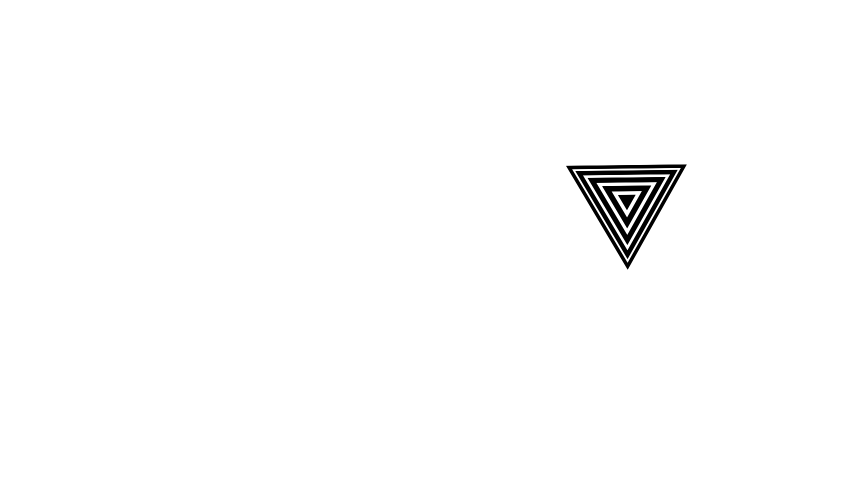
#> input picture Test Images/test1.png, 1708 x 960 px (shown at 1/2 size)
$ jupyter execute --allow-errors 'Final Report.ipynb'   (shell and % lines are left out)
#> lines starting #> are read from the running program, lines starting #| are printed output that depends on the picture
### source.py
from skimage import io, color, exposure, metrics, filters, util, segmentation, feature
from skimage.transform import resize
import numpy as np
import cv2 as cv
import matplotlib.pyplot as plt
import scipy.fft as sft
import scipy.signal as sps
from PIL import Image

class Helper:

    def __init__(self) -> None:
        pass

    def get_dft(self,img):
        return sft.fft2(img)

    def get_dft_magnitude(self,dft):
        """
        Returns the log10-scaled magnitude of the DFT shifted to have low frequencies at the center
        Param: dft (the complex DFT of an image)
        """
        dft_mag = np.log10(1 + np.abs(sft.fftshift(dft)))
        return dft_mag

    # [22 lines left out: function display_img, not called in this run]

    def pad_image(self, sticker, image, mode = "constant"):
        """Pad the imaeg

        Args:
            sticker (np.array): sticker
            image (np.array): image
            mode (str, optional): padding mode: constant or reflect. Defaults to "constant".

        Returns:
            box_height, box_width, padded_image
        """
        # Define the size of the search box
        box_height = sticker.shape[0]
        box_width = sticker.shape[1]

        # Calculate the required padding
        pad_height = 0 if image.shape[0] % box_height == 0 else box_height - image.shape[0] % box_height
        pad_width = 0 if image.shape[1] % box_width == 0 else box_width - image.shape[1] % box_width

        # Apply padding to the image
        if mode == "constant":
            padded_image = np.pad(image, ((0, pad_height), (0, pad_width)), mode='constant', constant_values=1)
        elif mode == "reflect":
            padded_image = np.pad(image, ((0, pad_height), (0, pad_width)), mode='reflect')
        else:
            print("Invalid Mode")

        return box_height, box_width, padded_image

    def dft_by_search_box(self,sticker,image):
        """Get the DFT of each searching box from the image

        Args:
            sticker (np.array): the sticker
            image  (np.array): the original image

        Returns:
            dft_by_box
        """

        # Apply padding to the image
        box_height, box_width, padded_image = self.pad_image(sticker, image)

        # Initialize an array to store the DFT results
        dft_by_box = []

        # Loop over the padded image
        for y in range(0, padded_image.shape[0], box_height):
            for x in range(0, padded_image.shape[1], box_width):
                # Extract the search box from the padded image
                search_box = padded_image[y:y + box_height, x:x + box_width]

                # Compute the DFT of each search box
                search_box_dft = self.get_dft(search_box)
                search_box_dft_mag = self.get_dft_magnitude(search_box_dft)
                # Store the DFT result
                dft_by_box.append(search_box_dft_mag)

        return dft_by_box

    def create_spectrogram(self, sticker, image):
        """ Create a 2D DFT spectrogram of the image
            By combining the DFTs of each searching box

        Args:
            sticker (np.array): the sticker
            image  (np.array): the original image

        Returns:
            composite_dft: the complete 2D spectrogram of the image
        """
        # Get dft of each searching box from the image
        dft_by_box = self.dft_by_search_box(sticker, image)
        # Pad the image
        box_height, box_width, padded_image = self.pad_image(sticker,image)

        # Create an empty composite array
        composite_dft = np.zeros_like(padded_image)

        total_height = composite_dft.shape[0]
        total_width = composite_dft.shape[1]

        num_boxes_vertically = total_height//box_height
        num_boxes_horizontally = total_width//box_width

        # Populate the composite array with DFT results
        for i in range(num_boxes_vertically):
            for j in range(num_boxes_horizontally):
                # Calculate the index in the list
                idx = i * num_boxes_horizontally + j
                dft_box = dft_by_box[idx]

                # Place the DFT result in the correct position in the composite array
                composite_dft[
                    i * box_height: (i + 1) * box_height,
                    j * box_width: (j + 1) * box_width
                ] = dft_box

        return composite_dft


    def show_spectrogram(self, composite_dft, sticker, grid = False):
        """Display composite_dft as image
        """
        if grid == False:
            plt.figure(figsize=(10, 5))
            plt.imshow(composite_dft, cmap = "gray")
            plt.colorbar()
            plt.title('2-D Spectrogram Representation')

        elif grid == True:
           self.show_grid(sticker,composite_dft)


    def show_grid(self, sticker, image, padding_mode = "constant"):
        """Add grid line to the image based on the sticker size

        Args:
            sticker (np.array): the sticker
            image  (np.array): the target image
        """
        # Pad the image
        box_height, box_width, padded_image = self.pad_image(sticker,image, mode = padding_mode)
        num_boxes_vertically = padded_image.shape[0]//box_height
        num_boxes_horizontally = padded_image.shape[1]//box_width

        plt.figure(figsize=(10, 5))
        plt.imshow(padded_image, cmap='gray')
        plt.colorbar()
        plt.title('Padded Image with Grid Lines')

        # Calculate the boundaries for the vertical lines (edges of the boxes)
        for i in range(1, num_boxes_horizontally):
            plt.axvline(x=i * box_width, color='orange', linestyle='-', linewidth=2)

        # Calculate the boundaries for the horizontal lines (edges of the boxes)
        for j in range(1, num_boxes_vertically):
            plt.axhline(y=j * box_height, color='orange', linestyle='-', linewidth=2)


    # [209 lines left out: functions find_location_mse, divide_into_four, find_location_recursive, find_location_sliding_window, draw_bounding_box, template_matching, not called in this run]


### Final Report.ipynb
### CSCI 0452 Final Project
## Exploring Object Detection & Tracking in Frequency Domain
#### Team Members: Henry, Zeyi, Sally

[cell 1]
from skimage import io, color, data, draw, exposure, feature, filters, measure, morphology, util, segmentation
from skimage.transform import resize
import numpy as np
import matplotlib.pyplot as plt
import scipy.fft as sft
import scipy.signal as sps
from PIL import Image
import cv2 as cv
from IPython.display import YouTubeVideo, display, Image

## Introduction

In our project, we explored object detection and tracking in the frequency domain. The idea of using frequency domain to track objects may seem counterintuitive, as in oberving an image in frequency domain, we lose any idea of localization. Indeed for or an ordinary object that contains no high frequency data, a fourier transform into frequency space is unlikely to help us track an object, since it's frequency data will blend in with that of the surrounding environment. High frequency patterns, however, stand out in frequency domain, and strongly influence the appearence of a log-shifted display of fourier transform magnitudes. Thus, in this project, we explore the idea of tracking high frequency patterns we call "stickers" in frequency domain, with the idea that we could apply the stickers to ordinary objects and then use frequecny domain to track those objects.

We developed three different stickers: an equilateral triangle, a circle, and a 30-60-90 triangle. The equilateral triangle was made as an early demo and proof-of-concept. We then made a circular sticker that is rotation invariant (for potential applications where rotation isn't relevant) and a 30-60-90 triangle in hopes of gaining some information about orientation (though we note that this sticker still looks almost identical in frequency space rotated 180º as all lines do).

**Goals:**

We have two major goals for this project:
1. Apply the concept of spectrograms to our 2-D images. In the case of this project, the concept of spectrograms allows us to partition our image in order to gain the location information we've lost by moving to frequency domain.
2. Use frequency space to track and detect our stickers.

**Motivation:**

The motivation to develop the 2-D spectrogram for images came from a desire to explore how frequency space might help us track objects. The motivation behind developing our stickers was the thought that putting one of these stickers on an object we wished to track would aid the process of tracking. The initial inspiration to use a fourier transform for tracking came from a desire to explore a novel approach to tracking and from research papers in which fourier transforms were used to boost feature extraction [2] and to detect motion in noisy and dynamic environments [1]. Additionally, we were motivated to explore the effects of different motions (rotation, scaling) in frequency domain.

## Methods

1. Define and create 2D spectrograms

2. Developed 3 algorithms for object detection in frequency domain:

    Algorithm 1: **Non-overlapping Grid Search**

    Algorithm 2:  **Overlapping Grid Search**

    Algorithm 3: **Recursive Grid Search**

Note:
- For each method, we provide demonstrations of how our algroithm is implemented on the image and briefly assess its performance. The complete result of our algorithms are videos generated by applying the algorithms over sequences of images. They will be displayed in the Result Section.

**Libraries:**
- The algorithms we developed mainly used **numpy**, **scipy**, **skimage** libraries, and **matplotlib** for plotting the image. We also used **openCV** to display our videos.

The python code (Helper class) for our algorithms is in the separated python file [source.py](source.py).

[cell 2]
# Load our Helper class

from source import Helper
h = Helper()

### 2D Spectograms

Spectrogram is a visual representation of the frequency spectrum of a one-dimensional signal as it varies over time. It is created by breaking the signal into overlapping segments, performing a Fourier Transform on each segment, and plotting the resulting frequency content against time.

In our project, we want to extend the concept of 1D spectrogram to handle the additional spatial information of images.

Specifically, we want to define 2D spectrogram for sequences of images which contain the information of a moving **high frequency sticker**.

Here is how we define our 2D Spectrogram:

1. For each 2D image in the sequence, divide the image into equal sized boxs, each has the same size as the smallest bounding box that can cover the entire sticker. (To do so, we first need to pad the image accordingly using mirror padding.)

2. Perform Fast Fourier Transform on every box of the image, and combining all the boxes back together. This yields a 2D frequency representation for the image.

3. Apply the same process for every image in the sequence.

4. Display the 2D spectrograms in sequence to see how the the frequency components evolve over time.

The resulting 2D spectrogram will be a 3D entity where: Two dimensions represent the 2D Fourier Transform of each image. The third dimension represents time (or the sequence of the images).

#### Demonstration: 2D spectrogram for an image

- Here, we demonstrate the process of creating a 2D spectrogram for an image.

Load the image

[cell 3]
image = io.imread('Test Images/test1.png', as_gray=True)
#> image is the input picture: shape (960, 1708) float64; min 0, max 1, mean 0.989
io.imshow(image)
#> (this line was passed over: IPython is not available in this run)
image.shape
#> Out = (960, 1708)

Load the sticker

[cell 4]
# Convert from rgba to gray
sticker = io.imread('stickers/triangle.png', as_gray = True)
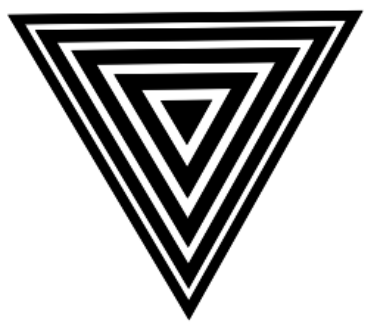
#> input picture stickers/triangle.png, 376 x 332 px
#> sticker is the input picture: shape (332, 376) float64; min 0, max 1, mean 0.7
print(sticker.shape)
#| (332, 376)
# apply dft on sticker image
dft_sticker = h.get_dft(sticker)
dft_sticker = h.get_dft_magnitude(dft_sticker)
#> in get_dft_magnitude, `dft_mag = np.log10(1 + np.abs(sft.fftshift(dft)))`:
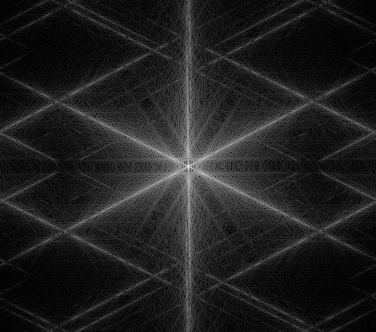
#> dft_mag: shape (332, 376) float64; min 0.000973, max 4.94, mean 0.625; drawn with min black and max white
# Plot the sticker in both spatial and frequency domains
#> (the rest of this cell did not finish here and is left out)

Divide the image into equal sized boxes

- Since the sticker has shape (332,376), we pad the image and divide it into boxes of the same size (332,376).

- The **show_grid** function helps pad the image so that it is evenly divisible by (332,376), and then draws vertical and horizontal lines to show the boxes.

[cell 5]
box_height, box_width, padded_image = h.pad_image(sticker, image, mode = 'constant')
#> in pad_image, `padded_image = np.pad(image, ((0, pad_height), (0, pad_width)), mode='..`:
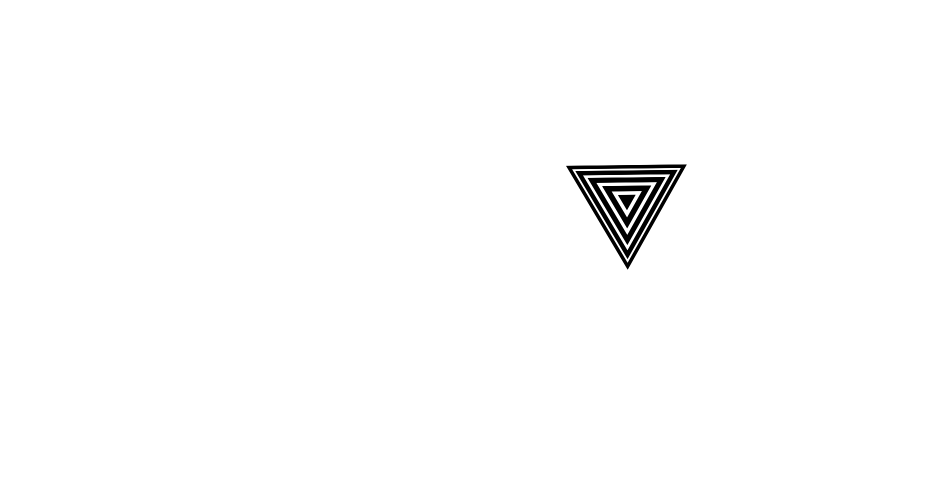
#> padded_image: shape (996, 1880) float64 (shown at 1/2 size); min 0, max 1, mean 0.991
#> box_height = 332; box_width = 376
print(f'Size of the padded image is: {padded_image.shape}')
#| Size of the padded image is: (996, 1880)
# the show_grid function has already padded the image
h.show_grid(sticker, image)
#> in show_grid, `box_height, box_width, padded_image = self.pad_image(sticker,image, mo..`: box_height = 332; box_width = 376
#> in show_grid, `num_boxes_vertically = padded_image.shape[0]//box_height`: num_boxes_vertically = 3
#> in show_grid, `num_boxes_horizontally = padded_image.shape[1]//box_width`: num_boxes_horizontally = 5
#> (the call stopped at in show_grid, `plt.axvline(x=i * box_width, color='orange', linestyle='-', linewidth=2)`: IPython is not available in this run)

- Here, the original image is padded into the new shape (996,1080) evenly divisible by the sticker. The orange grid lines show how the image is divided. There are 3*5=15 boxes.

Perform FFT on every box, and combine them all together

- The **create_spectrogram** function computes the FFT of every box and combine them together
- The **show_spectrogram** function display the resulting spectrogram of the image.
    - If "grid = True", then the grid lines can be displayed.

[cell 6]
composite_dft = h.create_spectrogram(sticker,image)
#> in dft_by_search_box, `box_height, box_width, padded_image = self.pad_image(sticker, image)`: box_height = 332; box_width = 376
#> after the loop in dft_by_search_box, `for y in range(0, padded_image.shape[0], box_height):`: search_box: shape (332, 376) float64; every value is 1
#> after the loop in dft_by_search_box, `for y in range(0, padded_image.shape[0], box_height):`: dft_by_box = 15 items
#> in create_spectrogram, `box_height, box_width, padded_image = self.pad_image(sticker,image)`: box_height = 332; box_width = 376
#> in create_spectrogram, `num_boxes_vertically = total_height//box_height`: num_boxes_vertically = 3
#> in create_spectrogram, `num_boxes_horizontally = total_width//box_width`: num_boxes_horizontally = 5
#> after the loop in create_spectrogram, `for i in range(num_boxes_vertically):`:
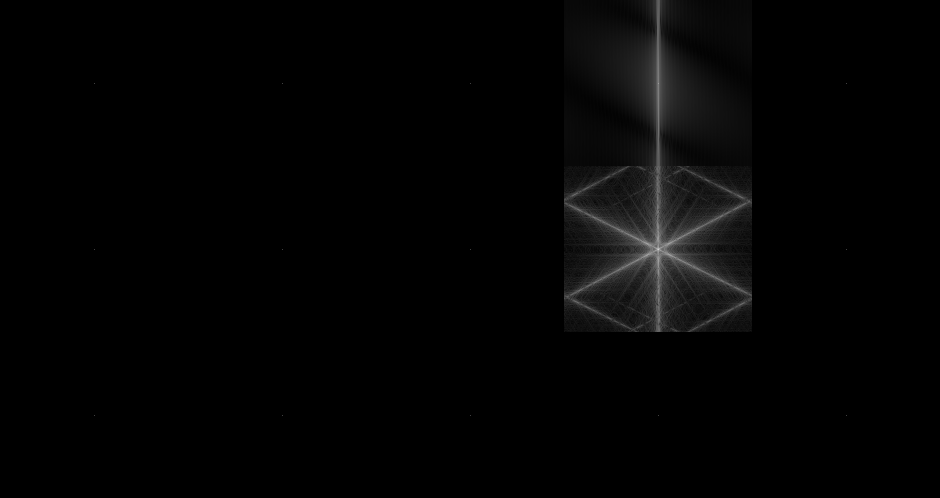
#> composite_dft: shape (996, 1880) float64 (shown at 1/2 size); min 0, max 5.1, mean 0.0784; drawn with min black and max white
h.show_spectrogram(composite_dft, sticker, grid = False)

- Now we have created a 2D spectrorgam for an image! The frequency information of the triangle sticker can be clearly seen from the spectrogram. Displaying the results for sequences of images, we will get the videos of 2D Spectrograms.

### Algorithm 1: Non-overlapping Grid Search

Inspired by the result of 2D spectrogram, we next explore whether it would be possible to track objects in frequency domain. The first searching algortithm we developed is called Non-overlapping Grid Search.

- Input: image, sticker
- Output: the detected box location of the object in the image

**Steps:**
1. Divide the image into non-overlapping search boxes with the same size as the sticker
2. Compare the MSE between the sticker and each search box in frequency domain, find the one with minimum value of MSE.
3. Return the index number of the box.

Instead of the simplist white background, we now add some Perlin noise to the image to see whether the algorithm could still perform well on low frequency noisy background.

#### Demonstration

##### (1) Object within the boxes

Load the image with Perlin noise

[cell 7]
image2 = io.imread('Test Images/test2.png', as_gray=True)
h.show_grid(sticker, image2, padding_mode = "reflect")
image2.shape

The **find_location_mse** function iterates over each box and compare their MSE with the sticker in frequency domain.

- It returns the box number with minimal MSE, the minimal value of MSE, the sorted MSE values for all boxes and their indexes.

[cell 8]
best_box,min_mse, sorted_box_idx, sorted_mse = h.find_location_mse(sticker,image2)
print(f'Best Search Box: {best_box}')
print(f'Minimum value of MSE: {min_mse}')

- Here, our algorithm can correctly predict the location of the target box, which is the 3th box and has minimum MSE 0.28.

- The adding of Perlin Noise in the background does not affect the tracking accuracy.

##### (2) Object between two boxes

- Inevitably, the object might exist between two or more boxes, and our algorithm is able to detect the box location that contains part of the object.

[cell 9]
image3 = io.imread('Test Images/test3.png', as_gray=True)
print(image3.shape)
h.show_grid(sticker, image3, padding_mode = 'reflect')

[cell 10]
best_box, min_mse, sorted_box_idx, sorted_mse = h.find_location_mse(sticker,image3)
print(f'Best Search Box: {best_box}')
print(f'Minimum value of MSE: {min_mse}')
print(sorted_mse)
print(sorted_box_idx)
